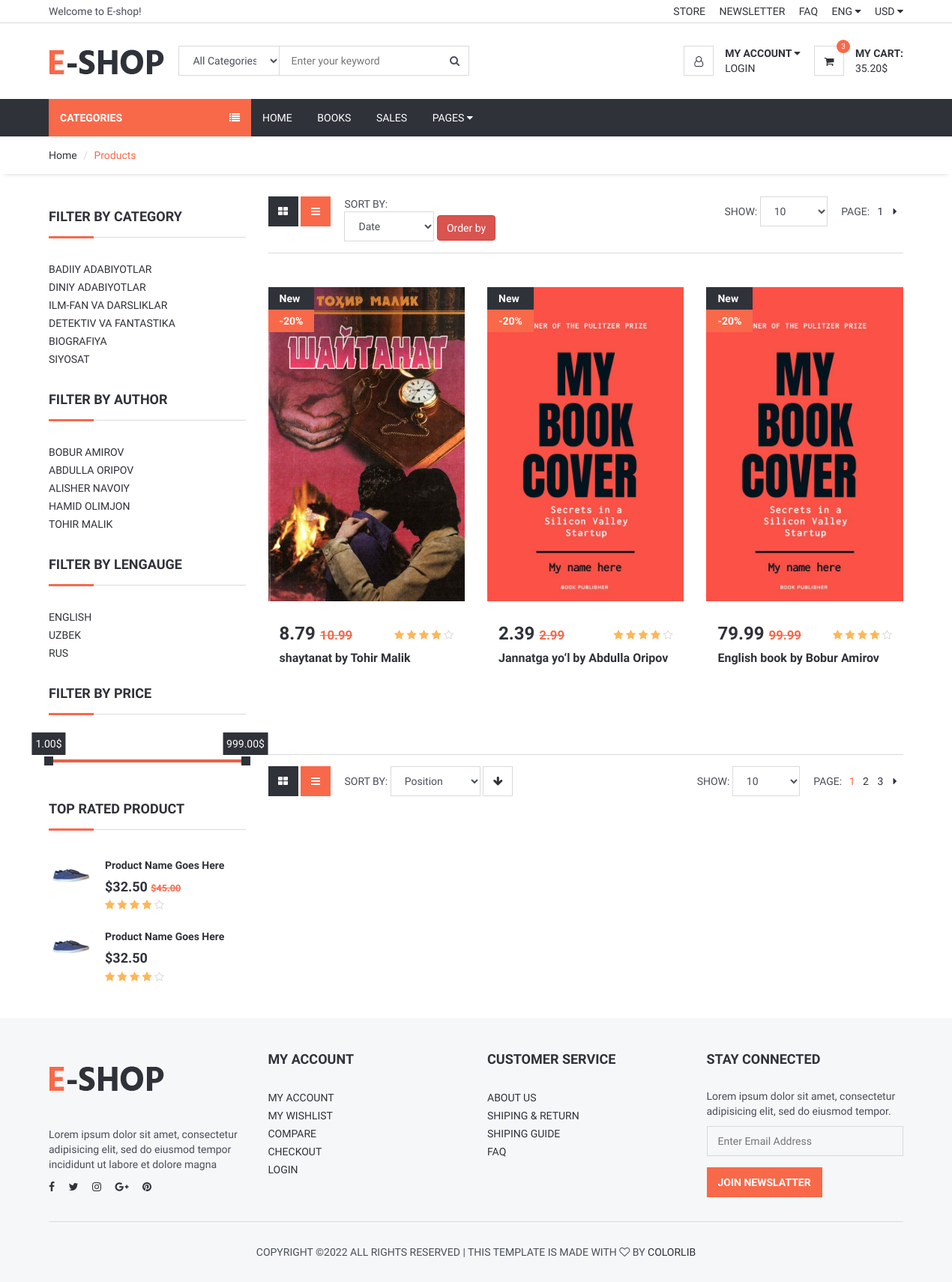
The page / on the database its author committed.
### book/models/category.py (models this page shows, shortened)
class Category(models.Model):
    name = models.CharField(max_length=100)
    slug = models.SlugField(max_length=100, unique=True)

### book/models/author.py (models this page shows)
class Author(models.Model):
    first_name = models.CharField(max_length=20)
    last_name = models.CharField(max_length=20)
    slug = models.SlugField(max_length=100, unique=True)
    image = models.ImageField(upload_to='author/')
    def __str__(self):
        return f"{self.first_name} {self.last_name}"

### book/models/language.py (models this page shows, shortened)
class Language(models.Model):
    name = models.CharField(max_length=100)
    slug = models.SlugField(max_length=100, unique=True)

### book/models/book.py (models this page shows, shortened)
class Book(models.Model):
    name = models.CharField(max_length=100)
    slug = models.SlugField(max_length=100, unique=True)
    cover = models.ImageField(upload_to='book/')
    description = models.TextField()
    created = models.DateTimeField(auto_now_add=True)
    updated = models.DateTimeField(auto_now=True)
    price = models.DecimalField(max_digits=10, decimal_places=2)
    category = models.ForeignKey(Category, on_delete=models.SET_NULL, null=True)
    language = models.ForeignKey(Language, on_delete=models.SET_NULL, null=True)
    authors = models.ForeignKey(Author, on_delete=models.SET_NULL, null=True)
    views = models.IntegerField(default=0)
    likes = models.PositiveIntegerField(default=0)
    rating_avg = models.DecimalField(max_digits=5, decimal_places=2, default=0)
    @property
    def price2(self):
        return round(self.price - self.price * Decimal('0.2'), 2)

### book/views.py (the view)
# urls.py: path('', views.book_list, name='book_list'),
def book_list(request):
    ordering = request.GET.get('ordering')
    if ordering:
        books = Book.objects.all().order_by(ordering)
    else:
        books = Book.objects.all()
    paginator = Paginator(books, 3)
    page_number = request.GET.get('page')
    try:
        page_obj = paginator.get_page(page_number)
    except EmptyPage:
        page_obj = paginator.get_page(1)
    context = {
        'books': page_obj,
        'range': range(1, 6)
    }
    return render(request, 'book/book_list.html', context)

### book/context_processors.py (called while the page is built)
def category(request):
    categories = Category.objects.all()
    return {'categories': categories}

def author(request):
    authors = Author.objects.all()
    return {'authors': authors}

def langauge(request):
    langauges = Language.objects.all()
    return {'langauges': langauges}

### templates/book/book_list.html (shortened to what this page needs)
{% extends 'base.html' %}
{% load static %}
{% block content %}
    <div id="breadcrumb">
        <div class="container">
            <ul class="breadcrumb">
                <li><a href="#">Home</a></li>
                <li class="active">Products</li>
            </ul>
        </div>
    </div>
    <div class="section">
        <div class="container">
            <div class="row">
                {% include 'aside.html' %}
                <div id="main" class="col-md-9">
                    <div class="store-filter clearfix">
                        <div class="pull-left">
                            <div class="row-filter">
                                <a href="#"><i class="fa fa-th-large"></i></a>
                                <a href="#" class="active"><i class="fa fa-bars"></i></a>
                            </div>
                            <div class="sort-filter">
                                <span class="text-uppercase">Sort By:</span>
                                <form method="get">
                                    <select class="input" name="ordering">
                                        <option value="created">Date</option>
                                    </select>
                                    <button class="btn btn-danger" type="submit">Order by</button>
                                </form>
                            </div>
                        </div>
                        <div class="pull-right">
                            <div class="page-filter">
                                <span class="text-uppercase">Show:</span>
                                <select class="input">
                                    <option value="0">10</option>
                                </select>
                            </div>
                            <ul class="store-pages">
                                <li><span class="text-uppercase">Page:</span></li>
                                <li class="active" ><a href="#">{{ books.number }}</a></li>
                                {% if books.has_next %}
                                    <li><a href="?page={{ books.next_page_number }}"><i
                                            class="fa fa-caret-right"></i></a></li>
                                {% endif %}
                            </ul>
                        </div>
                    </div>
                    <div id="store">
                        <div class="row">
                            {% for book in books %}
                                <div class="col-md-4 col-sm-6 col-xs-6">
                                    <div class="product product-single">
                                        <div class="product-thumb">
                                            <div class="product-label">
                                                <span>New</span>
                                                <span class="sale">-20%</span>
                                            </div>
                                            <img src="{{ book.cover.url }}" alt="">
                                        </div>
                                        <div class="product-body">
                                            <h3 class="product-price">{{ book.price2 }}
                                                <del class="product-old-price">{{ book.price }}</del>
                                            </h3>
                                            <div class="product-rating">
                                                {% for i in range %}
                                                    {% if i <= book.rating_avg %}
                                                        <i class="fa fa-star"></i>
                                                    {% else %}
                                                        <i class="fa fa-star-o empty"></i>
                                                    {% endif %}
                                                {% endfor %}
                                            </div>
                                            <h2 class="product-name"><a
                                                    href="{% url 'book_detail' book.slug %}">{{ book.name }}
                                                by {{ book.authors }} </a></h2>
                                        </div>
                                    </div>
                                </div>
                            {% endfor %}
                        </div>
                    </div>
                    <div class="store-filter clearfix">
                        <div class="pull-left">
                            <div class="row-filter">
                                <a href="#"><i class="fa fa-th-large"></i></a>
                                <a href="#" class="active"><i class="fa fa-bars"></i></a>
                            </div>
                            <div class="sort-filter">
                                <span class="text-uppercase">Sort By:</span>
                                <select class="input">
                                    <option value="0">Position</option>
                                </select>
                                <a href="#" class="main-btn icon-btn"><i class="fa fa-arrow-down"></i></a>
                            </div>
                        </div>
                        <div class="pull-right">
                            <div class="page-filter">
                                <span class="text-uppercase">Show:</span>
                                <select class="input">
                                    <option value="0">10</option>
                                </select>
                            </div>
                            <ul class="store-pages">
                                <li><span class="text-uppercase">Page:</span></li>
                                <li class="active">1</li>
                                <li><a href="#">2</a></li>
                                <li><a href="#">3</a></li>
                                {% if books.has_next %}
                                    <li><a href="?page={{ books.next_page_number }}"><i
                                            class="fa fa-caret-right"></i></a></li>
                                {% endif %}
                            </ul>
                        </div>
                    </div>
                </div>
            </div>
        </div>
    </div>
{% endblock %}

### templates/aside.html
{% load static %}
<div id="aside" class="col-md-3">
    <div class="aside">
        <h3 class="aside-title">Filter by category</h3>
        <ul class="list-links">
            {% for c in categories %}
                <li><a href="{% url 'category_books' c.slug %}">{{ c.name }}</a></li>
            {% endfor %}
        </ul>
    </div>
    <div class="aside">
        <h3 class="aside-title">Filter by author</h3>
        <ul class="list-links">
            {% for author in authors %}
                <li><a href="{% url 'author_books' author.slug %}">{{ author.first_name }} {{ author.last_name }}</a></li>
            {% endfor %}
        </ul>
    </div>
    <div class="aside">
        <h3 class="aside-title">Filter by lengauge</h3>
        <ul class="list-links">
            {% for langauge in langauges %}
                <li><a href="{% url 'language_books' langauge.slug %}">{{ langauge.name }}</a></li>
            {% endfor %}
        </ul>
    </div>
    <div class="aside">
        <h3 class="aside-title">Filter by Price</h3>
        <div id="price-slider"></div>
    </div>
    <div class="aside">
        <h3 class="aside-title">Top Rated Product</h3>
        <div class="product product-widget">
            <div class="product-thumb">
                <img src="{% static  'img/thumb-product01.jpg' %}" alt="">
            </div>
            <div class="product-body">
                <h2 class="product-name"><a href="#">Product Name Goes Here</a></h2>
                <h3 class="product-price">$32.50
                    <del class="product-old-price">$45.00</del>
                </h3>
                <div class="product-rating">
                    <i class="fa fa-star"></i>
                    <i class="fa fa-star"></i>
                    <i class="fa fa-star"></i>
                    <i class="fa fa-star"></i>
                    <i class="fa fa-star-o empty"></i>
                </div>
            </div>
        </div>
        <div class="product product-widget">
            <div class="product-thumb">
                <img src="{% static  'img/thumb-product01.jpg' %}" alt="">
            </div>
            <div class="product-body">
                <h2 class="product-name"><a href="#">Product Name Goes Here</a></h2>
                <h3 class="product-price">$32.50</h3>
                <div class="product-rating">
                    <i class="fa fa-star"></i>
                    <i class="fa fa-star"></i>
                    <i class="fa fa-star"></i>
                    <i class="fa fa-star"></i>
                    <i class="fa fa-star-o empty"></i>
                </div>
            </div>
        </div>
    </div>
</div>

### rows shown on the page
Category: name "BADIIY ADABIYOTLAR"
Category: name "DINIY ADABIYOTLAR"
Category: name "ILM-FAN VA DARSLIKLAR"
Category: name "DETEKTIV VA FANTASTIKA"
Category: name "BIOGRAFIYA"
Category: name "SIYOSAT"
Author: first_name "BOBUR", last_name "AMIROV"
Author: first_name "ABDULLA", last_name "ORIPOV"
Author: first_name "ALISHER", last_name "NAVOIY"
Author: first_name "HAMID", last_name "OLIMJON"
Author: first_name "TOHIR", last_name "MALIK"
Language: name "ENGLISH"
Language: name "UZBEK"
Language: name "RUS"
Book: cover (picture), price2 "8.79", price "10.99", rating_avg 4 (drawn), name "shaytanat", authors "Tohir Malik"
Book: cover (picture), price2 "2.39", price "2.99", rating_avg 4 (drawn), name "Jannatga yo‘l", authors "Abdulla Oripov"
Book: cover (picture), price2 "79.99", price "99.99", rating_avg 4 (drawn), name "English book", authors "Bobur Amirov"

### other values the page prints
{{ books.number }} "1"
